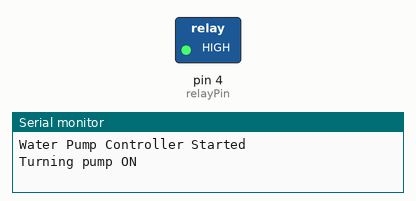
Simulated run of this sketch. Board: Arduino Uno, built with avr-gcc and run on an emulated ATmega328P. On the bench: switched loads named in the sketch (green lamp = pin HIGH), the last lines printed to the serial monitor.

Above: at 5.0 s.
At 12.5 s:
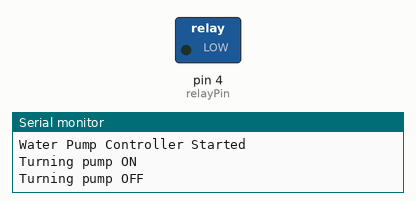
Timing chart, 0 to 19.5 s (numbered marks = the images above):
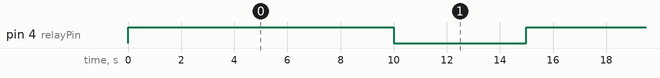

The sketch:

WATER_PUMP.ino
```cpp
 // Example code for a basic pump control via Arduino IDE
    // --- This is a simplified example, refer to platform-specific examples for full implementation ---

    const int relayPin = 4; // Example: Pin connected to the relay module
    bool pumpState = LOW; // Start with the pump off

    void setup() {
      Serial.begin(115200);
      pinMode(relayPin, OUTPUT);
      digitalWrite(relayPin, LOW); // Ensure pump is off on startup
      Serial.println("Water Pump Controller Started");
    }

    void loop() {
      // --- Implement your logic here ---
      // Example: Turn pump on for 5 seconds, then off for 5 seconds
      if (pumpState == LOW) {
        Serial.println("Turning pump ON");
        digitalWrite(relayPin, HIGH);
        pumpState = HIGH;
      } else {
        delay(5000); // Keep pump on for 5 seconds
        Serial.println("Turning pump OFF");
        digitalWrite(relayPin, LOW);
        pumpState = LOW;
      }
      delay(5000); // Wait 5 seconds before the next cycle
    }
```

Measured:
- by itself, pin 4 (relayPin): alternates HIGH for 10.0 s and LOW for 5.0 s
